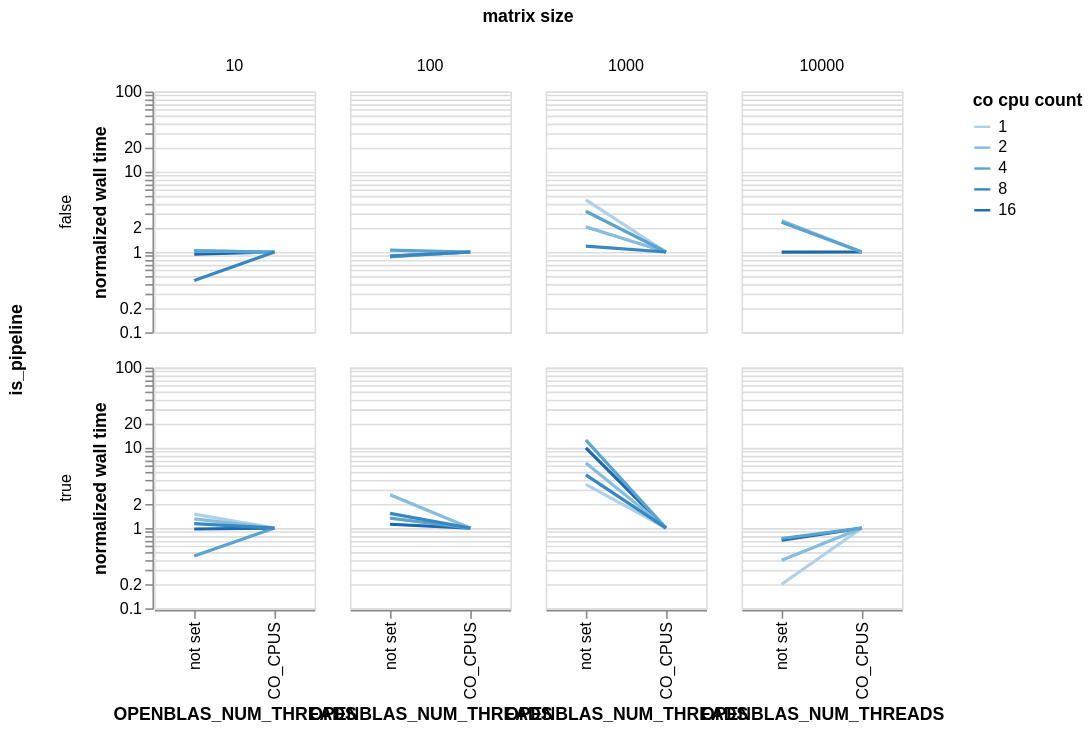

This figure's notebook cell:
### Markdown cell above
- setting N-threads == N-cores requested

### Code cell
(
    df
    .with_columns(
        norm_time().alias('normalized wall time'),
    )
    .filter(
        (pl.col('normalized wall time') == 1) | (pl.col('OPENBLAS_NUM_THREADS').is_null())
    )
    .with_columns(
        pl.when(pl.col('OPENBLAS_NUM_THREADS').is_null())
        .then(pl.lit('not set'))
        .when(pl.col('normalized wall time') == 1)
        .then(pl.lit('CO_CPUS'))
        .otherwise(pl.col('OPENBLAS_NUM_THREADS').cast(pl.Utf8))
        .alias('OPENBLAS_NUM_THREADS')
    )
    .plot.line(
        x=alt.X('OPENBLAS_NUM_THREADS:N').scale(reverse=True),
        y=alt.Y('normalized wall time:Q').scale(type='log'),
        color='co cpu count:O',
        row='is_pipeline',
        column='matrix size:O',
    )
    .properties(
        width=100,
        height=150,
    )
)

### Figure 1 — Vega-Lite specification as saved in the notebook (floating-point values rounded to 4 significant figures)
{"config": {"view": {"continuousWidth": 300, "continuousHeight": 300}}, "data": {"name": "data-018025d2c0e0e08bdb47b631eab9ec50"}, "mark": {"type": "line", "tooltip": true}, "encoding": {"color": {"field": "co cpu count", "type": "ordinal"}, "column": {"field": "matrix size", "type": "ordinal"}, "row": {"field": "is_pipeline", "type": "nominal"}, "x": {"field": "OPENBLAS_NUM_THREADS", "scale": {"reverse": true}, "type": "nominal"}, "y": {"field": "normalized wall time", "scale": {"type": "log"}, "type": "quantitative"}}, "height": 150, "params": [{"name": "param_77", "select": {"type": "interval", "encodings": ["x", "y"]}, "bind": "scales"}], "width": 100, "$schema": "https://vega.github.io/schema/vega-lite/v5.20.1.json", "datasets": {"data-018025d2c0e0e08bdb47b631eab9ec50": [{"OPENBLAS_NUM_THREADS": "CO_CPUS", "MKL_NUM_THREADS": null, "library benchmarked": "openblas", "wall time": 1.621e-06, "os cpu count": 16, "co cpu count": 16, "matrix size": 10, "is_pipeline": false, "normalized wall time": 1.0}, {"OPENBLAS_NUM_THREADS": "CO_CPUS", "MKL_NUM_THREADS": null, "library benchmarked": "openblas", "wall time": 1.621e-06, "os cpu count": 16, "co cpu count": 16, "matrix size": 10, "is_pipeline": false, "normalized wall time": 1.0}, {"OPENBLAS_NUM_THREADS": "CO_CPUS", "MKL_NUM_THREADS": null, "library benchmarked": "openblas", "wall time": 6.237e-05, "os cpu count": 16, "co cpu count": 16, "matrix size": 100, "is_pipeline": false, "normalized wall time": 1.0}, {"OPENBLAS_NUM_THREADS": "CO_CPUS", "MKL_NUM_THREADS": null, "library benchmarked": "openblas", "wall time": 4.432, "os cpu count": 16, "co cpu count": 16, "matrix size": 10000, "is_pipeline": false, "normalized wall time": 1.0}, {"OPENBLAS_NUM_THREADS": "CO_CPUS", "MKL_NUM_THREADS": null, "library benchmarked": "openblas", "wall time": 1.621e-06, "os cpu count": 16, "co cpu count": 16, "matrix size": 10, "is_pipeline": false, "normalized wall time": 1.0}, {"OPENBLAS_NUM_THREADS": "CO_CPUS", "MKL_NUM_THREADS": null, "library benchmarked": "openblas", "wall time": 1.621e-06, "os cpu count": 16, "co cpu count": 16, "matrix size": 10, "is_pipeline": false, "normalized wall time": 1.0}, {"OPENBLAS_NUM_THREADS": "not set", "MKL_NUM_THREADS": null, "library benchmarked": "openblas", "wall time": 1.526e-06, "os cpu count": 16, "co cpu count": 16, "matrix size": 10, "is_pipeline": false, "normalized wall time": 0.9412}, {"OPENBLAS_NUM_THREADS": "not set", "MKL_NUM_THREADS": null, "library benchmarked": "openblas", "wall time": 5.536e-05, "os cpu count": 16, "co cpu count": 16, "matrix size": 100, "is_pipeline": false, "normalized wall time": 0.8876}, {"OPENBLAS_NUM_THREADS": "not set", "MKL_NUM_THREADS": null, "library benchmarked": "openblas", "wall time": 0.006341, "os cpu count": 16, "co cpu count": 16, "matrix size": 1000, "is_pipeline": false, "normalized wall time": 1.049}, {"OPENBLAS_NUM_THREADS": "not set", "MKL_NUM_THREADS": null, "library benchmarked": "openblas", "wall time": 4.404, "os cpu count": 16, "co cpu count": 16, "matrix size": 10000, "is_pipeline": false, "normalized wall time": 0.9936}, {"OPENBLAS_NUM_THREADS": "CO_CPUS", "MKL_NUM_THREADS": null, "library benchmarked": "openblas", "wall time": 1.621e-06, "os cpu count": 16, "co cpu count": 1, "matrix size": 10, "is_pipeline": false, "normalized wall time": 1.0}, {"OPENBLAS_NUM_THREADS": "CO_CPUS", "MKL_NUM_THREADS": null, "library benchmarked": "openblas", "wall time": 1.621e-06, "os cpu count": 16, "co cpu count": 1, "matrix size": 10, "is_pipeline": false, "normalized wall time": 1.0}, {"OPENBLAS_NUM_THREADS": "CO_CPUS", "MKL_NUM_THREADS": null, "library benchmarked": "openblas", "wall time": 1.621e-06, "os cpu count": 16, "co cpu count": 1, "matrix size": 10, "is_pipeline": false, "normalized wall time": 1.0}, {"OPENBLAS_NUM_THREADS": "CO_CPUS", "MKL_NUM_THREADS": null, "library benchmarked": "openblas", "wall time": 1.621e-06, "os cpu count": 16, "co cpu count": 1, "matrix size": 10, "is_pipeline": false, "normalized wall time": 1.0}, {"OPENBLAS_NUM_THREADS": "CO_CPUS", "MKL_NUM_THREADS": null, "library benchmarked": "openblas", "wall time": 0.02508, "os cpu count": 16, "co cpu count": 1, "matrix size": 1000, "is_pipeline": false, "normalized wall time": 1.0}, {"OPENBLAS_NUM_THREADS": "CO_CPUS", "MKL_NUM_THREADS": null, "library benchmarked": "openblas", "wall time": 1.621e-06, "os cpu count": 16, "co cpu count": 1, "matrix size": 10, "is_pipeline": false, "normalized wall time": 1.0}, {"OPENBLAS_NUM_THREADS": "CO_CPUS", "MKL_NUM_THREADS": null, "library benchmarked": "openblas", "wall time": 1.621e-06, "os cpu count": 16, "co cpu count": 1, "matrix size": 10, "is_pipeline": false, "normalized wall time": 1.0}, {"OPENBLAS_NUM_THREADS": "CO_CPUS", "MKL_NUM_THREADS": null, "library benchmarked": "openblas", "wall time": 1.621e-06, "os cpu count": 16, "co cpu count": 1, "matrix size": 10, "is_pipeline": false, "normalized wall time": 1.0}, {"OPENBLAS_NUM_THREADS": "not set", "MKL_NUM_THREADS": null, "library benchmarked": "openblas", "wall time": 1.669e-06, "os cpu count": 16, "co cpu count": 1, "matrix size": 10, "is_pipeline": false, "normalized wall time": 1.029}, {"OPENBLAS_NUM_THREADS": "not set", "MKL_NUM_THREADS": null, "library benchmarked": "openblas", "wall time": 3.982e-05, "os cpu count": 16, "co cpu count": 1, "matrix size": 100, "is_pipeline": false, "normalized wall time": 0.8555}, {"OPENBLAS_NUM_THREADS": "not set", "MKL_NUM_THREADS": null, "library benchmarked": "openblas", "wall time": 0.1116, "os cpu count": 16, "co cpu count": 1, "matrix size": 1000, "is_pipeline": false, "normalized wall time": 4.45}, {"OPENBLAS_NUM_THREADS": "not set", "MKL_NUM_THREADS": null, "library benchmarked": "openblas", "wall time": 57.52, "os cpu count": 16, "co cpu count": 1, "matrix size": 10000, "is_pipeline": false, "normalized wall time": 2.72}, {"OPENBLAS_NUM_THREADS": "CO_CPUS", "MKL_NUM_THREADS": null, "library benchmarked": "openblas", "wall time": 1.526e-06, "os cpu count": 16, "co cpu count": 2, "matrix size": 10, "is_pipeline": false, "normalized wall time": 1.0}, {"OPENBLAS_NUM_THREADS": "CO_CPUS", "MKL_NUM_THREADS": null, "library benchmarked": "openblas", "wall time": 1.526e-06, "os cpu count": 16, "co cpu count": 2, "matrix size": 10, "is_pipeline": false, "normalized wall time": 1.0}, {"OPENBLAS_NUM_THREADS": "CO_CPUS", "MKL_NUM_THREADS": null, "library benchmarked": "openblas", "wall time": 5.436e-05, "os cpu count": 16, "co cpu count": 2, "matrix size": 100, "is_pipeline": false, "normalized wall time": 1.0}, {"OPENBLAS_NUM_THREADS": "CO_CPUS", "MKL_NUM_THREADS": null, "library benchmarked": "openblas", "wall time": 0.01608, "os cpu count": 16, "co cpu count": 2, "matrix size": 1000, "is_pipeline": false, "normalized wall time": 1.0}, {"OPENBLAS_NUM_THREADS": "CO_CPUS", "MKL_NUM_THREADS": null, "library benchmarked": "openblas", "wall time": 12.91, "os cpu count": 16, "co cpu count": 2, "matrix size": 10000, "is_pipeline": false, "normalized wall time": 1.0}, {"OPENBLAS_NUM_THREADS": "not set", "MKL_NUM_THREADS": null, "library benchmarked": "openblas", "wall time": 1.574e-06, "os cpu count": 16, "co cpu count": 2, "matrix size": 10, "is_pipeline": false, "normalized wall time": 1.031}, {"OPENBLAS_NUM_THREADS": "not set", "MKL_NUM_THREADS": null, "library benchmarked": "openblas", "wall time": 4.73e-05, "os cpu count": 16, "co cpu count": 2, "matrix size": 100, "is_pipeline": false, "normalized wall time": 0.8702}, {"OPENBLAS_NUM_THREADS": "not set", "MKL_NUM_THREADS": null, "library benchmarked": "openblas", "wall time": 0.03307, "os cpu count": 16, "co cpu count": 2, "matrix size": 1000, "is_pipeline": false, "normalized wall time": 2.056}, {"OPENBLAS_NUM_THREADS": "not set", "MKL_NUM_THREADS": null, "library benchmarked": "openblas", "wall time": 31.7, "os cpu count": 16, "co cpu count": 2, "matrix size": 10000, "is_pipeline": false, "normalized wall time": 2.457}, {"OPENBLAS_NUM_THREADS": "CO_CPUS", "MKL_NUM_THREADS": null, "library benchmarked": "openblas", "wall time": 1.621e-06, "os cpu count": 16, "co cpu count": 4, "matrix size": 10, "is_pipeline": false, "normalized wall time": 1.0}, {"OPENBLAS_NUM_THREADS": "CO_CPUS", "MKL_NUM_THREADS": null, "library benchmarked": "openblas", "wall time": 1.621e-06, "os cpu count": 16, "co cpu count": 4, "matrix size": 10, "is_pipeline": false, "normalized wall time": 1.0}, {"OPENBLAS_NUM_THREADS": "CO_CPUS", "MKL_NUM_THREADS": null, "library benchmarked": "openblas", "wall time": 5.722e-05, "os cpu count": 16, "co cpu count": 4, "matrix size": 100, "is_pipeline": false, "normalized wall time": 1.0}, {"OPENBLAS_NUM_THREADS": "CO_CPUS", "MKL_NUM_THREADS": null, "library benchmarked": "openblas", "wall time": 0.009396, "os cpu count": 16, "co cpu count": 4, "matrix size": 1000, "is_pipeline": false, "normalized wall time": 1.0}, {"OPENBLAS_NUM_THREADS": "CO_CPUS", "MKL_NUM_THREADS": null, "library benchmarked": "openblas", "wall time": 6.672, "os cpu count": 16, "co cpu count": 4, "matrix size": 10000, "is_pipeline": false, "normalized wall time": 1.0}, {"OPENBLAS_NUM_THREADS": "not set", "MKL_NUM_THREADS": null, "library benchmarked": "openblas", "wall time": 1.669e-06, "os cpu count": 16, "co cpu count": 4, "matrix size": 10, "is_pipeline": false, "normalized wall time": 1.029}, {"OPENBLAS_NUM_THREADS": "not set", "MKL_NUM_THREADS": null, "library benchmarked": "openblas", "wall time": 6.042e-05, "os cpu count": 16, "co cpu count": 4, "matrix size": 100, "is_pipeline": false, "normalized wall time": 1.056}, {"OPENBLAS_NUM_THREADS": "not set", "MKL_NUM_THREADS": null, "library benchmarked": "openblas", "wall time": 0.03024, "os cpu count": 16, "co cpu count": 4, "matrix size": 1000, "is_pipeline": false, "normalized wall time": 3.219}, {"OPENBLAS_NUM_THREADS": "not set", "MKL_NUM_THREADS": null, "library benchmarked": "openblas", "wall time": 15.65, "os cpu count": 16, "co cpu count": 4, "matrix size": 10000, "is_pipeline": false, "normalized wall time": 2.345}, {"OPENBLAS_NUM_THREADS": "CO_CPUS", "MKL_NUM_THREADS": null, "library benchmarked": "openblas", "wall time": 4.005e-06, "os cpu count": 16, "co cpu count": 8, "matrix size": 10, "is_pipeline": false, "normalized wall time": 1.0}, {"OPENBLAS_NUM_THREADS": "CO_CPUS", "MKL_NUM_THREADS": null, "library benchmarked": "openblas", "wall time": 6.137e-05, "os cpu count": 16, "co cpu count": 8, "matrix size": 100, "is_pipeline": false, "normalized wall time": 1.0}, {"OPENBLAS_NUM_THREADS": "CO_CPUS", "MKL_NUM_THREADS": null, "library benchmarked": "openblas", "wall time": 0.006726, "os cpu count": 16, "co cpu count": 8, "matrix size": 1000, "is_pipeline": false, "normalized wall time": 1.0}, {"OPENBLAS_NUM_THREADS": "not set", "MKL_NUM_THREADS": null, "library benchmarked": "openblas", "wall time": 1.764e-06, "os cpu count": 16, "co cpu count": 8, "matrix size": 10, "is_pipeline": false, "normalized wall time": 0.4405}, {"OPENBLAS_NUM_THREADS": "not set", "MKL_NUM_THREADS": null, "library benchmarked": "openblas", "wall time": 5.412e-05, "os cpu count": 16, "co cpu count": 8, "matrix size": 100, "is_pipeline": false, "normalized wall time": 0.8819}, {"OPENBLAS_NUM_THREADS": "not set", "MKL_NUM_THREADS": null, "library benchmarked": "openblas", "wall time": 0.007935, "os cpu count": 16, "co cpu count": 8, "matrix size": 1000, "is_pipeline": false, "normalized wall time": 1.18}, {"OPENBLAS_NUM_THREADS": "not set", "MKL_NUM_THREADS": null, "library benchmarked": "openblas", "wall time": 8.838, "os cpu count": 16, "co cpu count": 8, "matrix size": 10000, "is_pipeline": false, "normalized wall time": 2.252}, {"OPENBLAS_NUM_THREADS": "CO_CPUS", "MKL_NUM_THREADS": null, "library benchmarked": "openblas", "wall time": 3.529e-06, "os cpu count": 64, "co cpu count": 16, "matrix size": 10, "is_pipeline": true, "normalized wall time": 1.0}, {"OPENBLAS_NUM_THREADS": "CO_CPUS", "MKL_NUM_THREADS": null, "library benchmarked": "openblas", "wall time": 0.0001058, "os cpu count": 64, "co cpu count": 16, "matrix size": 100, "is_pipeline": true, "normalized wall time": 1.0}, {"OPENBLAS_NUM_THREADS": "CO_CPUS", "MKL_NUM_THREADS": null, "library benchmarked": "openblas", "wall time": 0.01481, "os cpu count": 64, "co cpu count": 16, "matrix size": 1000, "is_pipeline": true, "normalized wall time": 1.0}, {"OPENBLAS_NUM_THREADS": "CO_CPUS", "MKL_NUM_THREADS": null, "library benchmarked": "openblas", "wall time": 7.256, "os cpu count": 64, "co cpu count": 16, "matrix size": 10000, "is_pipeline": true, "normalized wall time": 1.0}, {"OPENBLAS_NUM_THREADS": "not set", "MKL_NUM_THREADS": null, "library benchmarked": "openblas", "wall time": 3.433e-06, "os cpu count": 64, "co cpu count": 16, "matrix size": 10, "is_pipeline": true, "normalized wall time": 0.973}, {"OPENBLAS_NUM_THREADS": "not set", "MKL_NUM_THREADS": null, "library benchmarked": "openblas", "wall time": 0.0001179, "os cpu count": 64, "co cpu count": 16, "matrix size": 100, "is_pipeline": true, "normalized wall time": 1.114}, {"OPENBLAS_NUM_THREADS": "not set", "MKL_NUM_THREADS": null, "library benchmarked": "openblas", "wall time": 0.1475, "os cpu count": 64, "co cpu count": 16, "matrix size": 1000, "is_pipeline": true, "normalized wall time": 9.96}, {"OPENBLAS_NUM_THREADS": "not set", "MKL_NUM_THREADS": null, "library benchmarked": "openblas", "wall time": 5.133, "os cpu count": 64, "co cpu count": 16, "matrix size": 10000, "is_pipeline": true, "normalized wall time": 0.7074}, {"OPENBLAS_NUM_THREADS": "CO_CPUS", "MKL_NUM_THREADS": null, "library benchmarked": "openblas", "wall time": 3.29e-06, "os cpu count": 64, "co cpu count": 1, "matrix size": 10, "is_pipeline": true, "normalized wall time": 1.0}, {"OPENBLAS_NUM_THREADS": "CO_CPUS", "MKL_NUM_THREADS": null, "library benchmarked": "openblas", "wall time": 0.1109, "os cpu count": 64, "co cpu count": 1, "matrix size": 1000, "is_pipeline": true, "normalized wall time": 1.0}, {"OPENBLAS_NUM_THREADS": "CO_CPUS", "MKL_NUM_THREADS": null, "library benchmarked": "openblas", "wall time": 95.4, "os cpu count": 64, "co cpu count": 1, "matrix size": 10000, "is_pipeline": true, "normalized wall time": 1.0}, {"OPENBLAS_NUM_THREADS": "not set", "MKL_NUM_THREADS": null, "library benchmarked": "openblas", "wall time": 4.911e-06, "os cpu count": 64, "co cpu count": 1, "matrix size": 10, "is_pipeline": true, "normalized wall time": 1.493}, {"OPENBLAS_NUM_THREADS": "not set", "MKL_NUM_THREADS": null, "library benchmarked": "openblas", "wall time": 0.0004549, "os cpu count": 64, "co cpu count": 1, "matrix size": 100, "is_pipeline": true, "normalized wall time": 2.916}, {"OPENBLAS_NUM_THREADS": "not set", "MKL_NUM_THREADS": null, "library benchmarked": "openblas", "wall time": 0.3886, "os cpu count": 64, "co cpu count": 1, "matrix size": 1000, "is_pipeline": true, "normalized wall time": 3.503}, {"OPENBLAS_NUM_THREADS": "not set", "MKL_NUM_THREADS": null, "library benchmarked": "openblas", "wall time": 19.01, "os cpu count": 64, "co cpu count": 1, "matrix size": 10000, "is_pipeline": true, "normalized wall time": 0.1992}, {"OPENBLAS_NUM_THREADS": "CO_CPUS", "MKL_NUM_THREADS": null, "library benchmarked": "openblas", "wall time": 5.341e-06, "os cpu count": 64, "co cpu count": 2, "matrix size": 10, "is_pipeline": true, "normalized wall time": 1.0}, {"OPENBLAS_NUM_THREADS": "CO_CPUS", "MKL_NUM_THREADS": null, "library benchmarked": "openblas", "wall time": 0.0004162, "os cpu count": 64, "co cpu count": 2, "matrix size": 100, "is_pipeline": true, "normalized wall time": 1.0}, {"OPENBLAS_NUM_THREADS": "CO_CPUS", "MKL_NUM_THREADS": null, "library benchmarked": "openblas", "wall time": 0.05357, "os cpu count": 64, "co cpu count": 2, "matrix size": 1000, "is_pipeline": true, "normalized wall time": 1.0}, {"OPENBLAS_NUM_THREADS": "CO_CPUS", "MKL_NUM_THREADS": null, "library benchmarked": "openblas", "wall time": 47.92, "os cpu count": 64, "co cpu count": 2, "matrix size": 10000, "is_pipeline": true, "normalized wall time": 1.0}, {"OPENBLAS_NUM_THREADS": "CO_CPUS", "MKL_NUM_THREADS": null, "library benchmarked": "openblas", "wall time": 5.341e-06, "os cpu count": 64, "co cpu count": 2, "matrix size": 10, "is_pipeline": true, "normalized wall time": 1.0}, {"OPENBLAS_NUM_THREADS": "not set", "MKL_NUM_THREADS": null, "library benchmarked": "openblas", "wall time": 6.962e-06, "os cpu count": 64, "co cpu count": 2, "matrix size": 10, "is_pipeline": true, "normalized wall time": 1.304}, {"OPENBLAS_NUM_THREADS": "not set", "MKL_NUM_THREADS": null, "library benchmarked": "openblas", "wall time": 0.001081, "os cpu count": 64, "co cpu count": 2, "matrix size": 100, "is_pipeline": true, "normalized wall time": 2.598}, {"OPENBLAS_NUM_THREADS": "not set", "MKL_NUM_THREADS": null, "library benchmarked": "openblas", "wall time": 0.3475, "os cpu count": 64, "co cpu count": 2, "matrix size": 1000, "is_pipeline": true, "normalized wall time": 6.487}, {"OPENBLAS_NUM_THREADS": "not set", "MKL_NUM_THREADS": null, "library benchmarked": "openblas", "wall time": 19.06, "os cpu count": 64, "co cpu count": 2, "matrix size": 10000, "is_pipeline": true, "normalized wall time": 0.3977}, {"OPENBLAS_NUM_THREADS": "CO_CPUS", "MKL_NUM_THREADS": null, "library benchmarked": "openblas", "wall time": 1.273e-05, "os cpu count": 64, "co cpu count": 4, "matrix size": 10, "is_pipeline": true, "normalized wall time": 1.0}, {"OPENBLAS_NUM_THREADS": "CO_CPUS", "MKL_NUM_THREADS": null, "library benchmarked": "openblas", "wall time": 0.0003933, "os cpu count": 64, "co cpu count": 4, "matrix size": 100, "is_pipeline": true, "normalized wall time": 1.0}, {"OPENBLAS_NUM_THREADS": "CO_CPUS", "MKL_NUM_THREADS": null, "library benchmarked": "openblas", "wall time": 0.03138, "os cpu count": 64, "co cpu count": 4, "matrix size": 1000, "is_pipeline": true, "normalized wall time": 1.0}, {"OPENBLAS_NUM_THREADS": "CO_CPUS", "MKL_NUM_THREADS": null, "library benchmarked": "openblas", "wall time": 24.61, "os cpu count": 64, "co cpu count": 4, "matrix size": 10000, "is_pipeline": true, "normalized wall time": 1.0}, {"OPENBLAS_NUM_THREADS": "not set", "MKL_NUM_THREADS": null, "library benchmarked": "openblas", "wall time": 5.722e-06, "os cpu count": 64, "co cpu count": 4, "matrix size": 10, "is_pipeline": true, "normalized wall time": 0.4494}, {"OPENBLAS_NUM_THREADS": "not set", "MKL_NUM_THREADS": null, "library benchmarked": "openblas", "wall time": 0.0005237, "os cpu count": 64, "co cpu count": 4, "matrix size": 100, "is_pipeline": true, "normalized wall time": 1.331}, {"OPENBLAS_NUM_THREADS": "not set", "MKL_NUM_THREADS": null, "library benchmarked": "openblas", "wall time": 0.3925, "os cpu count": 64, "co cpu count": 4, "matrix size": 1000, "is_pipeline": true, "normalized wall time": 12.51}, {"OPENBLAS_NUM_THREADS": "not set", "MKL_NUM_THREADS": null, "library benchmarked": "openblas", "wall time": 18.24, "os cpu count": 64, "co cpu count": 4, "matrix size": 10000, "is_pipeline": true, "normalized wall time": 0.7412}, {"OPENBLAS_NUM_THREADS": "CO_CPUS", "MKL_NUM_THREADS": null, "library benchmarked": "openblas", "wall time": 4.673e-06, "os cpu count": 64, "co cpu count": 8, "matrix size": 10, "is_pipeline": true, "normalized wall time": 1.0}, {"OPENBLAS_NUM_THREADS": "CO_CPUS", "MKL_NUM_THREADS": null, "library benchmarked": "openblas", "wall time": 4.673e-06, "os cpu count": 64, "co cpu count": 8, "matrix size": 10, "is_pipeline": true, "normalized wall time": 1.0}, {"OPENBLAS_NUM_THREADS": "CO_CPUS", "MKL_NUM_THREADS": null, "library benchmarked": "openblas", "wall time": 0.0003314, "os cpu count": 64, "co cpu count": 8, "matrix size": 100, "is_pipeline": true, "normalized wall time": 1.0}, {"OPENBLAS_NUM_THREADS": "CO_CPUS", "MKL_NUM_THREADS": null, "library benchmarked": "openblas", "wall time": 0.01783, "os cpu count": 64, "co cpu count": 8, "matrix size": 1000, "is_pipeline": true, "normalized wall time": 1.0}, {"OPENBLAS_NUM_THREADS": "not set", "MKL_NUM_THREADS": null, "library benchmarked": "openblas", "wall time": 5.293e-06, "os cpu count": 64, "co cpu count": 8, "matrix size": 10, "is_pipeline": true, "normalized wall time": 1.133}, {"OPENBLAS_NUM_THREADS": "not set", "MKL_NUM_THREADS": null, "library benchmarked": "openblas", "wall time": 0.000505, "os cpu count": 64, "co cpu count": 8, "matrix size": 100, "is_pipeline": true, "normalized wall time": 1.524}, {"OPENBLAS_NUM_THREADS": "not set", "MKL_NUM_THREADS": null, "library benchmarked": "openblas", "wall time": 0.08191, "os cpu count": 64, "co cpu count": 8, "matrix size": 1000, "is_pipeline": true, "normalized wall time": 4.593}, {"OPENBLAS_NUM_THREADS": "not set", "MKL_NUM_THREADS": null, "library benchmarked": "openblas", "wall time": 4.993, "os cpu count": 64, "co cpu count": 8, "matrix size": 10000, "is_pipeline": true, "normalized wall time": 0.4161}]}}
